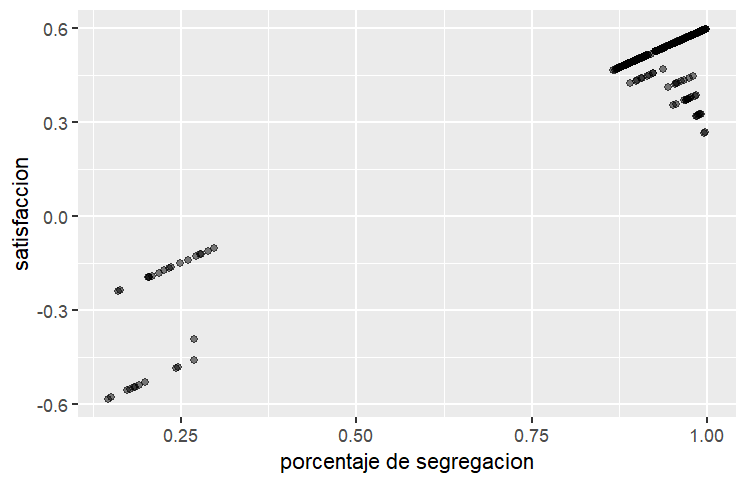

This figure's R source:
install.packages("tidyverse")
install.packages("janitor")

library(tidyverse)
library(janitor)

data <- read_csv("segregación_felicidad bajo_impacto_baja_probabilidad-table.csv", 
                 skip = 6) |>
  janitor::clean_names()

max_step <- max(data$step)

data |> 
  filter(step == max_step) |>
  ggplot(aes (x = indice_segregacion, y = mean_satisfaccion_of_turtles)) +
  geom_point (alpha = 0.5) +
  labs (x = "porcentaje de segregacion", y = "satisfaccion")
